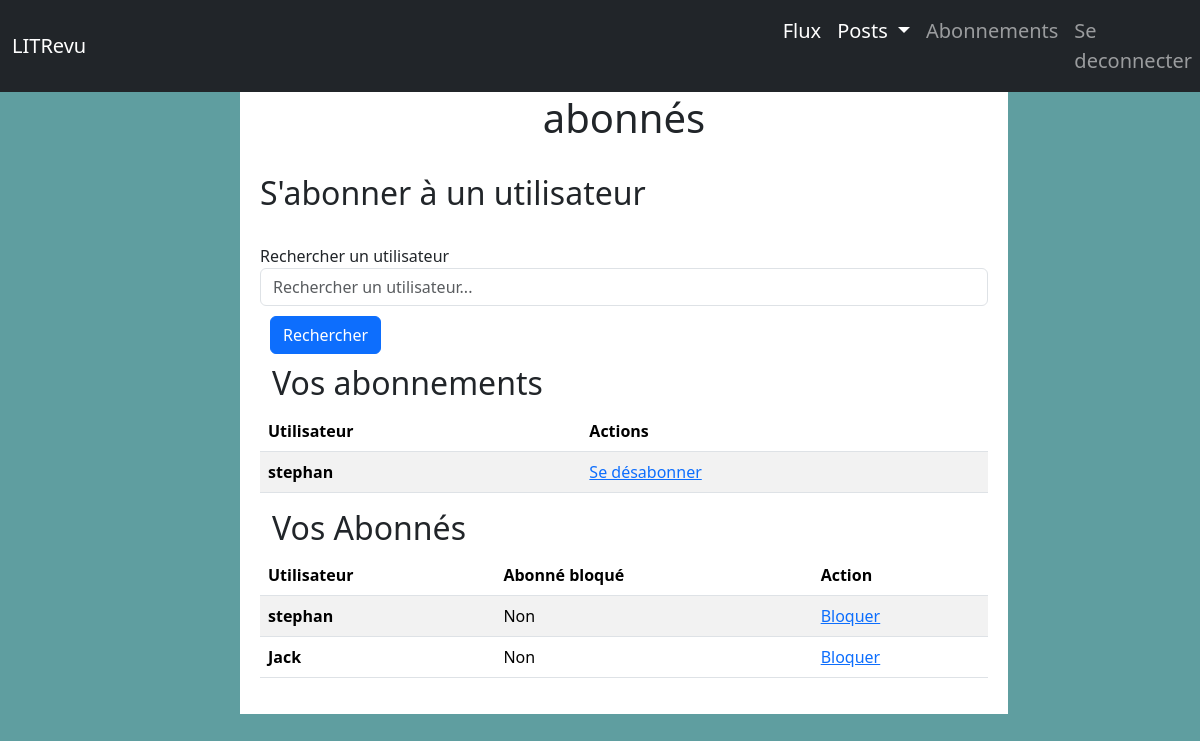
The page /subscriptions/ (signed in) on the database as committed earlier.
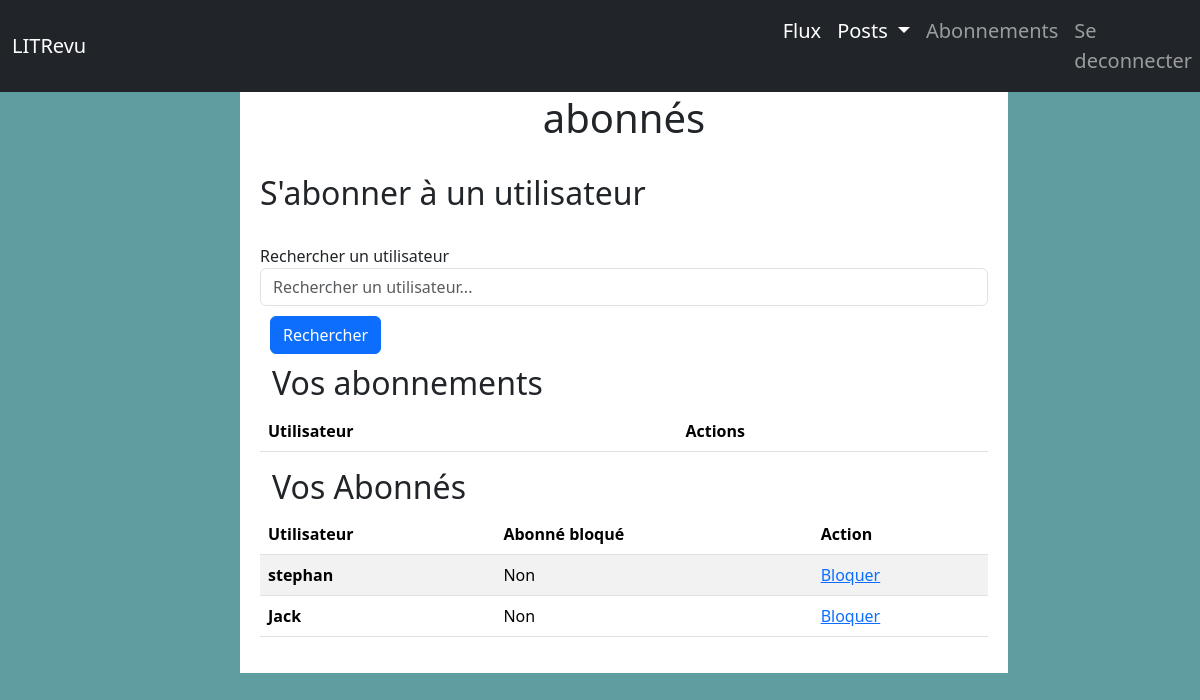
The same page on the database as committed later.
### blog/models.py (models this page shows)
class UserFollow(models.Model):
    user = models.ForeignKey(settings.AUTH_USER_MODEL,
                             related_name='following',
                             on_delete=models.CASCADE
                             )
    followed_user = models.ForeignKey(settings.AUTH_USER_MODEL,
                                      related_name='followers',
                                      on_delete=models.CASCADE
                                      )
    blocked_follower = models.BooleanField(default=False)
    class Meta:
        unique_together = ('user', 'followed_user', )

### authentication/models.py (models this page shows)
class User(AbstractUser):
    pass

### blog/views.py (the view)
# urls.py: path('subscriptions/', SubscriptionsView.as_view(), name='subscriptions'),
class SubscriptionsView(LoginRequiredMixin, TemplateView):
    template_name = 'blog/subscriptions.html'
    def get_context_data(self, **kwargs):
        context = super().get_context_data(**kwargs)
        user = self.request.user
        context['following'] = UserFollow.objects.filter(user=user)
        context['followers'] = UserFollow.objects.filter(followed_user=user)
        return context

### blog/templates/blog/subscriptions.html (shortened to what this page needs)
{% extends 'base.html' %}
{% block content %}
<h1>Gestion des Abonnements et des abonnés</h1>
    <br>
    <h2>S'abonner à un utilisateur</h2>
    <br>
    <form method="GET" action="{% url 'search_users' %}">
        <label for="search">Rechercher un utilisateur</label>
        <input class="form-control" id="search" type="text" name="q" placeholder="Rechercher un utilisateur..." value="{{ request.GET.q }}">
        <button class="btn btn-primary" type="submit">Rechercher</button>
    </form>
  <div class="container">
    <div class="row">
        <caption><h2>Vos abonnements</h2></caption>
        <table class="table table-striped col-md-2">
        <thead>
            <tr>
                <th scope="col">Utilisateur</th>
                <th scope="col">Actions</th>
            </tr>
        </thead>
        <tbody>
            {% for follow in following %}
                <tr>
                    <th scope="row">{{ follow.followed_user.username }}</td>
                    <td>
                        <a href="{% url 'unfollow_user' follow.pk %}" alt="Unfollow {{follow.followed_user.username}}">Se désabonner</a>
                    </td>
            {% endfor %}
        </table>
    </div>
</div>
<div class="container">
    <div class="row">
        <caption><h2>Vos Abonnés</h2></caption>
        <table class="table table-striped col-md-2">
            <thead>
                <tr>
                    <th scope="col">Utilisateur</th>
                    <th scope="col">Abonné bloqué</th>
                    <th scope="col">Action</th>
                </tr>
            </thead>
            <tbody>
                {% for follow in followers %}
                    <tr>
                        <th scope="row">{{ follow.user.username }}</td>
                        <td>{% if follow.blocked_follower %}Oui{% else %}Non{% endif %}</td>
                        <td>
                            {% if follow.blocked_follower %}
                                <a href="{% url 'unblock_user' follow.pk %}" alt="Débloquer {{follow.user.username}}">Débloquer</a>
                            {% else %}
                                <a href="{% url 'block_user' follow.pk %}" alt="Bloquer {{follow.user.username}}">Bloquer</a>
                            {% endif %}
                        </td>
                {% endfor %}
            </tbody>
        </table>
    </div>
</div>
{% endblock content %}

Rows that differ between the two databases and show on the page:
removed UserFollow: followed_user.username "stephan", shown under "Vos abonnements"
